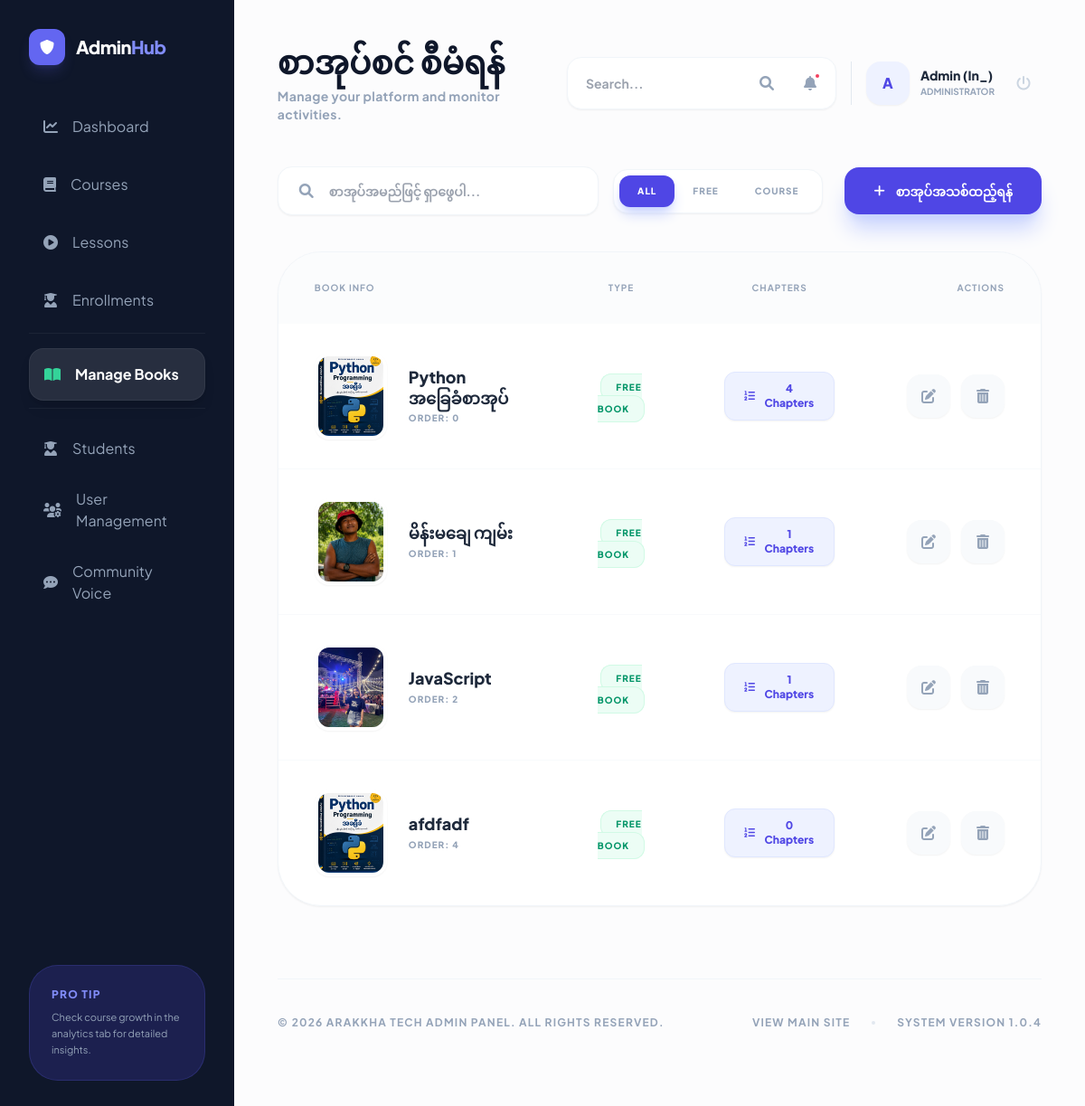
Before: /docs/manage/ (signed in) with the older database file.
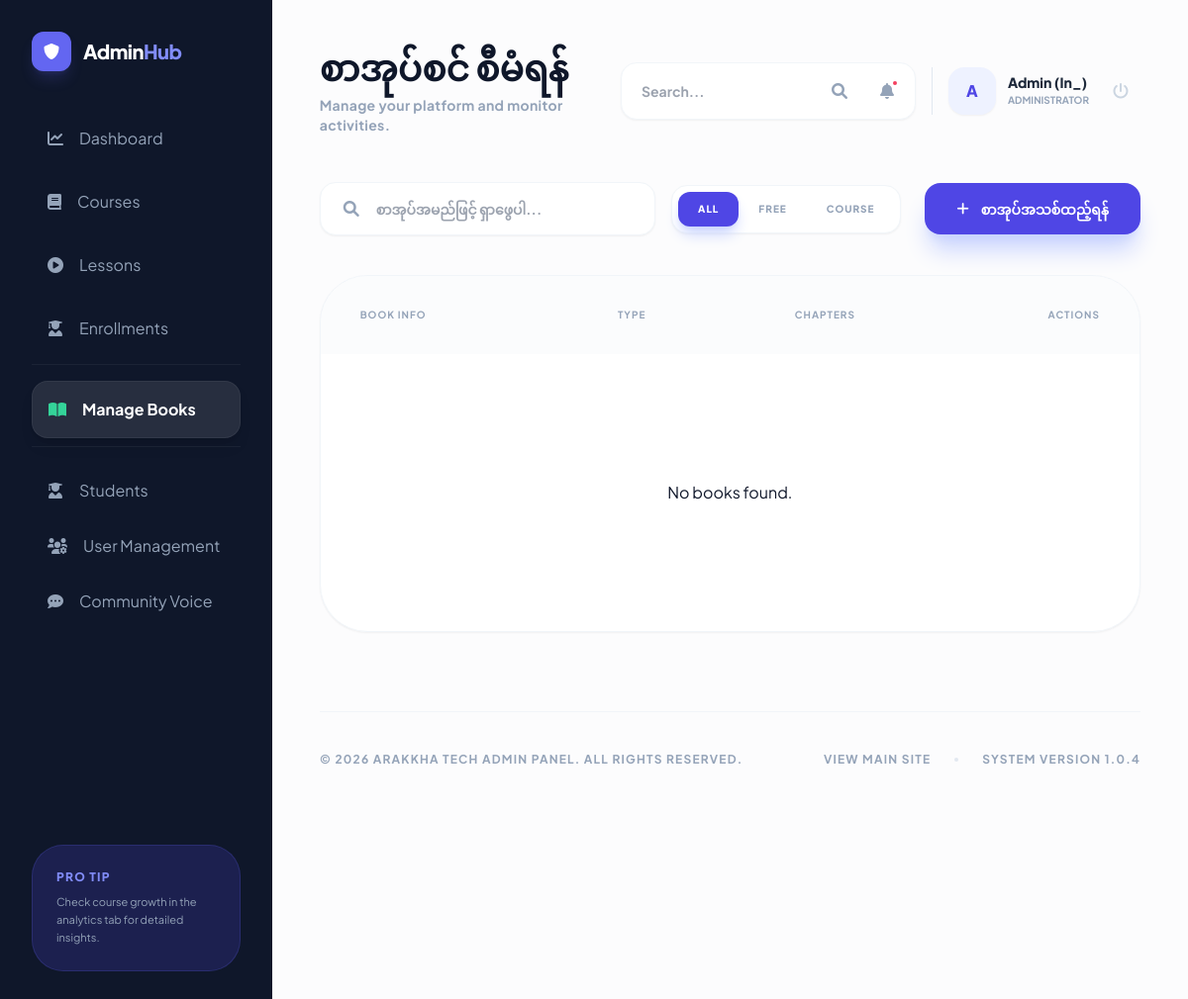
After: the same page with the newer database file.
### docs/models.py (models this page shows, shortened)
class Book(models.Model):
    course = models.ForeignKey('courses.Course', on_delete=models.SET_NULL, null=True, blank=True, related_name='books')
    author = models.ForeignKey(User, on_delete=models.CASCADE, related_name='books_written', null=True, blank=True)
    title = models.CharField(max_length=200)
    slug = models.SlugField(unique=True, blank=True)
    description = models.TextField(blank=True)
    thumbnail = models.ImageField(upload_to='books/thumbnails/', null=True, blank=True, help_text="Book cover image")
    order = models.PositiveIntegerField(default=0)
    is_free_book = models.BooleanField(default=True, help_text="If True, it will appear in the Free Books section")
    class Meta:
        verbose_name_plural = "Books"
        ordering = ['order', 'title']

### docs/views.py (the view)
# urls.py: path('manage/', views.manage_books, name='manage_books'),
@login_required
@user_passes_test(is_instructor)
def manage_books(request):
    query = request.GET.get('q', '')
    filter_type = request.GET.get('type', 'all')
    if is_admin(request.user):
        books = Book.objects.all().order_by('order')
    else:
        books = Book.objects.filter(author=request.user).order_by('order')
    if query:
        books = books.filter(Q(title__icontains=query) | Q(description__icontains=query))
    if filter_type == 'free':
        books = books.filter(is_free_book=True)
    elif filter_type == 'course':
        books = books.filter(course__isnull=False)
    return render(request, 'docs/management/manage_books.html', {
        'books': books,
        'query': query,
        'filter_type': filter_type
    })

### courses/context_processors.py (called while the page is built)
def user_roles(request):
    if request.user.is_authenticated:
        return {
            'is_admin_user': _is_admin(request.user),
            'is_instructor_user': _is_instructor(request.user),
            'user_role_label': (request.user.profile.role if hasattr(request.user, 'profile') else 'student')
        }
    return {
        'is_admin_user': False,
        'is_instructor_user': False,
        'user_role_label': 'guest'
    }

### courses/helpers.py (called while the page is built)
def is_admin(user):
    if user.is_superuser:
        return True
    if hasattr(user, 'profile'):
        return user.profile.role == 'admin'
    return False

def is_instructor(user):
    if user.is_superuser:
        return True
    if hasattr(user, 'profile'):
        return user.profile.role == 'instructor'
    return False

### docs/templates/docs/management/manage_books.html (shortened to what the changed rows need)
{% extends 'base.html' %}
{% block content %}
<div class="min-h-screen bg-[#fcfcfd] flex flex-col lg:flex-row">
    <main class="flex-grow p-6 lg:p-12">
        {% include 'courses/admin_topbar_snippet.html' with title="စာအုပ်စင် စီမံရန်" subtitle="စာအုပ်နှင့် လမ်းညွှန်ချက်များအားလုံးကို ဤနေရာတွင် စီမံနိုင်ပါသည်။" %}
        <div class="bg-white rounded-[3rem] shadow-sm border border-slate-100 overflow-hidden" data-aos="fade-up">
            <div class="overflow-x-auto">
                <table class="w-full text-left">
                    <thead class="text-slate-400 text-[10px] uppercase tracking-widest font-black bg-slate-50/50">
                        <tr>
                            <th class="px-10 py-8">Book Info</th>
                            <th class="px-10 py-8 text-center">Type</th>
                            <th class="px-10 py-8 text-center">Chapters</th>
                            <th class="px-10 py-8 text-right">Actions</th>
                        </tr>
                    </thead>
                    <tbody class="divide-y divide-slate-50">
                        {% for book in books %}
                        <tr class="group hover:bg-slate-50/30 transition-all">
                            <td class="px-10 py-8">
                                <div class="flex items-center">
                                    <div class="w-20 h-24 rounded-2xl bg-slate-50 overflow-hidden flex-shrink-0 mr-6 shadow-sm border-4 border-white transition-transform group-hover:scale-105">
                                        {% if book.thumbnail %}
                                            <img src="{{ book.thumbnail.url }}" class="w-full h-full object-cover">
                                        {% else %}
                                            <div class="w-full h-full flex items-center justify-center text-indigo-200 text-2xl">
                                                <i class="fas fa-book-open"></i>
                                            </div>
                                        {% endif %}
                                    </div>
                                    <div>
                                        <p class="font-black text-slate-800 text-lg group-hover:text-indigo-600 transition-colors leading-tight mb-1">{{ book.title }}</p>
                                        <p class="text-[10px] font-black text-slate-400 uppercase tracking-widest">Order: {{ book.order }}</p>
                                    </div>
                                </div>
                            </td>
                            <td class="px-10 py-8 text-center">
                                {% if book.is_free_book %}
                                    <span class="bg-emerald-50 text-emerald-600 text-[10px] font-black px-4 py-2 rounded-xl border border-emerald-100 uppercase tracking-widest">Free Book</span>
                                {% else %}
                                    <span class="bg-slate-50 text-slate-500 text-[10px] font-black px-4 py-2 rounded-xl border border-slate-100 uppercase tracking-widest">Course Only</span>
                                {% endif %}
                            </td>
                            <td class="px-10 py-8 text-center">
                                <a href="{% url 'manage_chapters' book.pk %}" class="inline-flex items-center bg-indigo-50 text-indigo-600 text-xs font-black px-5 py-2.5 rounded-xl hover:bg-indigo-600 hover:text-white transition-all shadow-sm border border-indigo-100">
                                    <i class="fas fa-list-ol mr-2"></i> {{ book.chapters.count }} Chapters
                                </a>
                            </td>
                            <td class="px-10 py-8 text-right">
                                <div class="flex items-center justify-end space-x-3">
                                    <a href="{% url 'edit_book' book.pk %}" class="w-12 h-12 rounded-2xl bg-slate-50 text-slate-400 flex items-center justify-center hover:bg-indigo-50 hover:text-indigo-600 transition-all shadow-sm">
                                        <i class="fas fa-edit"></i>
                                    </a>
                                    <a href="{% url 'delete_book' book.pk %}" class="w-12 h-12 rounded-2xl bg-slate-50 text-slate-400 flex items-center justify-center hover:bg-rose-50 hover:text-rose-600 transition-all shadow-sm">
                                        <i class="fas fa-trash-alt"></i>
                                    </a>
                                </div>
                            </td>
                        </tr>
                        {% empty %}
                        <tr><td colspan="4" class="px-10 py-32 text-center">No books found.</td></tr>
                        {% endfor %}
                    </tbody>
                </table>
            </div>
        </div>
    </main>
</div>
{% endblock %}

Changed rows visible on the page:
removed Book: thumbnail (picture), title "Python အခြေခံစာအုပ်", order "0", is_free_book "FREE BOOK", chapters.count "4"
removed Book: thumbnail (picture), title "မိန်းမချေ ကျမ်း", order "1", is_free_book "FREE BOOK", chapters.count "1"
removed Book: thumbnail (picture), title "JavaScript", order "2", is_free_book "FREE BOOK", chapters.count "1"
removed Book: thumbnail (picture), title "afdfadf", order "4", is_free_book "FREE BOOK", chapters.count "0"
Other visible differences:
text now shown: "No books found."
